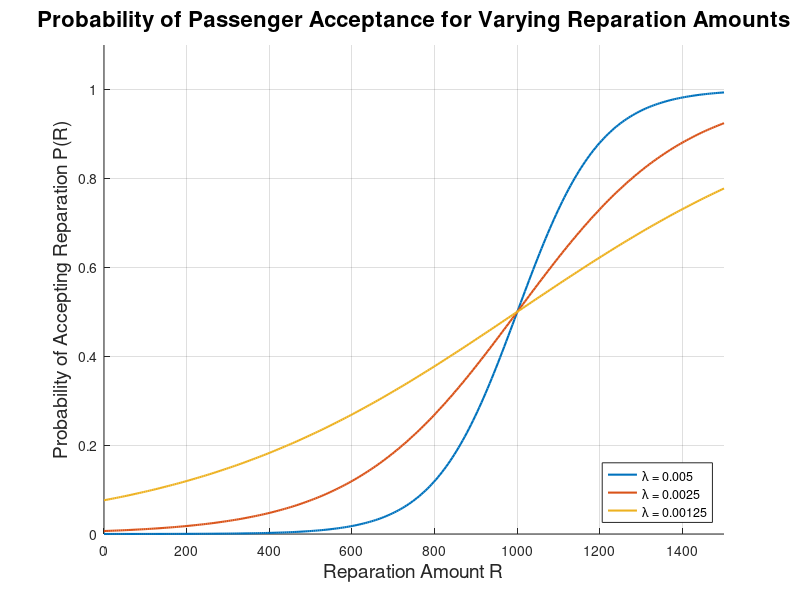
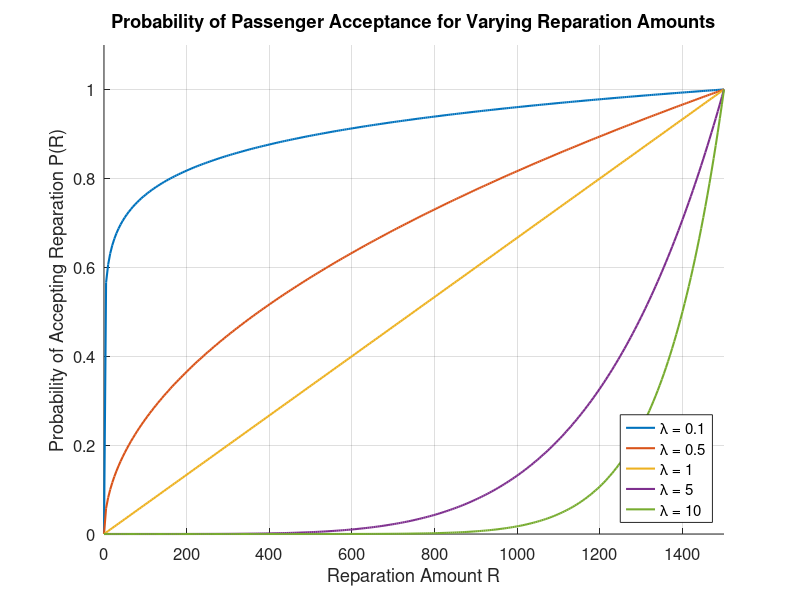

Here is the MATLAB script that generated these plots, in order:
% This is used for the P_R plot in the paper 

P_R = @(R, lambda, T) (1 + tanh(lambda * (R - 2 * T))) / 2;

R = linspace(0, 1500, 300); 

T = 500; 
lambdas = [0.005, 0.0025, 0.00125];

figure;

hold on; 
for i = 1:length(lambdas)
    plot(R, P_R(R, lambdas(i), T), 'LineWidth', 1.5); 
end
hold off;

legend(arrayfun(@(x) ['\lambda = ' num2str(x)], lambdas, 'UniformOutput', false), 'Location', 'Southeast');

xlabel('Reparation Amount R', 'FontSize', 14);
ylabel('Probability of Accepting Reparation P(R)', 'FontSize', 14);
title('Probability of Passenger Acceptance for Varying Reparation Amounts', 'FontSize', 16);

xlim([0, 1500]);
ylim([0, 1.1]); 

grid on;

%% 

P_R = @(R, lambda, R_high) min((R/R_high).^lambda, 1);

R = linspace(0, 1500, 300); 

R_high = 1500; 

lambdas = [0.1, 0.5, 1, 5, 10];

figure;

hold on; 
for i = 1:length(lambdas)
    plot(R, P_R(R, lambdas(i), R_high), 'LineWidth', 1.5); 
end
hold off;

legend(arrayfun(@(x) ['\lambda = ' num2str(x)], lambdas, 'UniformOutput', false), 'Location', 'Southeast');

xlabel('Reparation Amount R', 'FontSize', 14);
ylabel('Probability of Accepting Reparation P(R)', 'FontSize', 14);
title('Probability of Passenger Acceptance for Varying Reparation Amounts', 'FontSize', 16);

xlim([0, 1500]);
ylim([0, 1.1]); 

set(gca, 'FontSize', 12);

grid on; 

